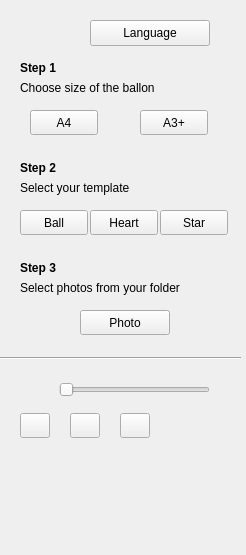
<?xml version="1.0" encoding="UTF-8"?>
<ui version="4.0">
 <class>PFLeftCtrlPane</class>
 <widget class="QWidget" name="PFLeftCtrlPane">
  <property name="geometry">
   <rect>
    <x>0</x>
    <y>0</y>
    <width>246</width>
    <height>555</height>
   </rect>
  </property>
  <property name="windowTitle">
   <string>PFLeftCtrlPane</string>
  </property>
  <widget class="QPushButton" name="btnLang">
   <property name="geometry">
    <rect>
     <x>90</x>
     <y>20</y>
     <width>120</width>
     <height>26</height>
    </rect>
   </property>
   <property name="text">
    <string>Language</string>
   </property>
  </widget>
  <widget class="QLabel" name="label">
   <property name="geometry">
    <rect>
     <x>20</x>
     <y>60</y>
     <width>211</width>
     <height>16</height>
    </rect>
   </property>
   <property name="font">
    <font>
     <weight>75</weight>
     <bold>true</bold>
    </font>
   </property>
   <property name="text">
    <string>Step 1</string>
   </property>
  </widget>
  <widget class="QLabel" name="label_2">
   <property name="geometry">
    <rect>
     <x>20</x>
     <y>80</y>
     <width>210</width>
     <height>16</height>
    </rect>
   </property>
   <property name="text">
    <string>Choose size of the ballon</string>
   </property>
  </widget>
  <widget class="QPushButton" name="btnA4Paper">
   <property name="geometry">
    <rect>
     <x>30</x>
     <y>110</y>
     <width>68</width>
     <height>25</height>
    </rect>
   </property>
   <property name="text">
    <string>A4</string>
   </property>
  </widget>
  <widget class="QPushButton" name="btnA3Paper">
   <property name="geometry">
    <rect>
     <x>140</x>
     <y>110</y>
     <width>68</width>
     <height>25</height>
    </rect>
   </property>
   <property name="text">
    <string>A3+</string>
   </property>
  </widget>
  <widget class="QLabel" name="label_3">
   <property name="geometry">
    <rect>
     <x>20</x>
     <y>180</y>
     <width>210</width>
     <height>16</height>
    </rect>
   </property>
   <property name="text">
    <string>Select your template</string>
   </property>
  </widget>
  <widget class="QLabel" name="label_4">
   <property name="geometry">
    <rect>
     <x>20</x>
     <y>160</y>
     <width>211</width>
     <height>16</height>
    </rect>
   </property>
   <property name="font">
    <font>
     <weight>75</weight>
     <bold>true</bold>
    </font>
   </property>
   <property name="text">
    <string>Step 2</string>
   </property>
  </widget>
  <widget class="QPushButton" name="btnBall">
   <property name="geometry">
    <rect>
     <x>20</x>
     <y>210</y>
     <width>68</width>
     <height>25</height>
    </rect>
   </property>
   <property name="text">
    <string>Ball</string>
   </property>
  </widget>
  <widget class="QPushButton" name="btnHeart">
   <property name="geometry">
    <rect>
     <x>90</x>
     <y>210</y>
     <width>68</width>
     <height>25</height>
    </rect>
   </property>
   <property name="text">
    <string>Heart</string>
   </property>
  </widget>
  <widget class="QPushButton" name="btnStar">
   <property name="geometry">
    <rect>
     <x>160</x>
     <y>210</y>
     <width>68</width>
     <height>25</height>
    </rect>
   </property>
   <property name="text">
    <string>Star</string>
   </property>
  </widget>
  <widget class="QLabel" name="label_5">
   <property name="geometry">
    <rect>
     <x>20</x>
     <y>260</y>
     <width>210</width>
     <height>16</height>
    </rect>
   </property>
   <property name="font">
    <font>
     <weight>75</weight>
     <bold>true</bold>
    </font>
   </property>
   <property name="text">
    <string>Step 3</string>
   </property>
  </widget>
  <widget class="QLabel" name="label_6">
   <property name="geometry">
    <rect>
     <x>20</x>
     <y>280</y>
     <width>210</width>
     <height>16</height>
    </rect>
   </property>
   <property name="text">
    <string>Select photos from your folder</string>
   </property>
  </widget>
  <widget class="QPushButton" name="btnPhoto">
   <property name="geometry">
    <rect>
     <x>80</x>
     <y>310</y>
     <width>90</width>
     <height>25</height>
    </rect>
   </property>
   <property name="text">
    <string>Photo</string>
   </property>
  </widget>
  <widget class="QSlider" name="sliderPhotoScale">
   <property name="geometry">
    <rect>
     <x>59</x>
     <y>380</y>
     <width>151</width>
     <height>20</height>
    </rect>
   </property>
   <property name="orientation">
    <enum>Qt::Horizontal</enum>
   </property>
  </widget>
  <widget class="QLabel" name="lbZoomPic">
   <property name="geometry">
    <rect>
     <x>20</x>
     <y>380</y>
     <width>31</width>
     <height>19</height>
    </rect>
   </property>
   <property name="text">
    <string/>
   </property>
  </widget>
  <widget class="QPushButton" name="btnRotateR">
   <property name="geometry">
    <rect>
     <x>20</x>
     <y>413</y>
     <width>30</width>
     <height>25</height>
    </rect>
   </property>
   <property name="text">
    <string/>
   </property>
  </widget>
  <widget class="QPushButton" name="btnRotateL">
   <property name="geometry">
    <rect>
     <x>70</x>
     <y>413</y>
     <width>30</width>
     <height>25</height>
    </rect>
   </property>
   <property name="text">
    <string/>
   </property>
  </widget>
  <widget class="QPushButton" name="btnText">
   <property name="geometry">
    <rect>
     <x>120</x>
     <y>413</y>
     <width>30</width>
     <height>25</height>
    </rect>
   </property>
   <property name="text">
    <string/>
   </property>
  </widget>
  <widget class="Line" name="line">
   <property name="geometry">
    <rect>
     <x>0</x>
     <y>350</y>
     <width>241</width>
     <height>16</height>
    </rect>
   </property>
   <property name="orientation">
    <enum>Qt::Horizontal</enum>
   </property>
  </widget>
  <widget class="QLabel" name="msl_label">
   <property name="geometry">
    <rect>
     <x>40</x>
     <y>480</y>
     <width>201</width>
     <height>51</height>
    </rect>
   </property>
   <property name="text">
    <string/>
   </property>
  </widget>
  <zorder>btnLang</zorder>
  <zorder>label</zorder>
  <zorder>label_2</zorder>
  <zorder>btnA4Paper</zorder>
  <zorder>btnA3Paper</zorder>
  <zorder>label_3</zorder>
  <zorder>label_4</zorder>
  <zorder>btnBall</zorder>
  <zorder>btnHeart</zorder>
  <zorder>btnStar</zorder>
  <zorder>label_5</zorder>
  <zorder>btnPhoto</zorder>
  <zorder>sliderPhotoScale</zorder>
  <zorder>lbZoomPic</zorder>
  <zorder>btnRotateR</zorder>
  <zorder>btnRotateL</zorder>
  <zorder>btnText</zorder>
  <zorder>line</zorder>
  <zorder>msl_label</zorder>
  <zorder>label_6</zorder>
 </widget>
 <layoutdefault spacing="6" margin="11"/>
 <resources/>
 <connections/>
</ui>
